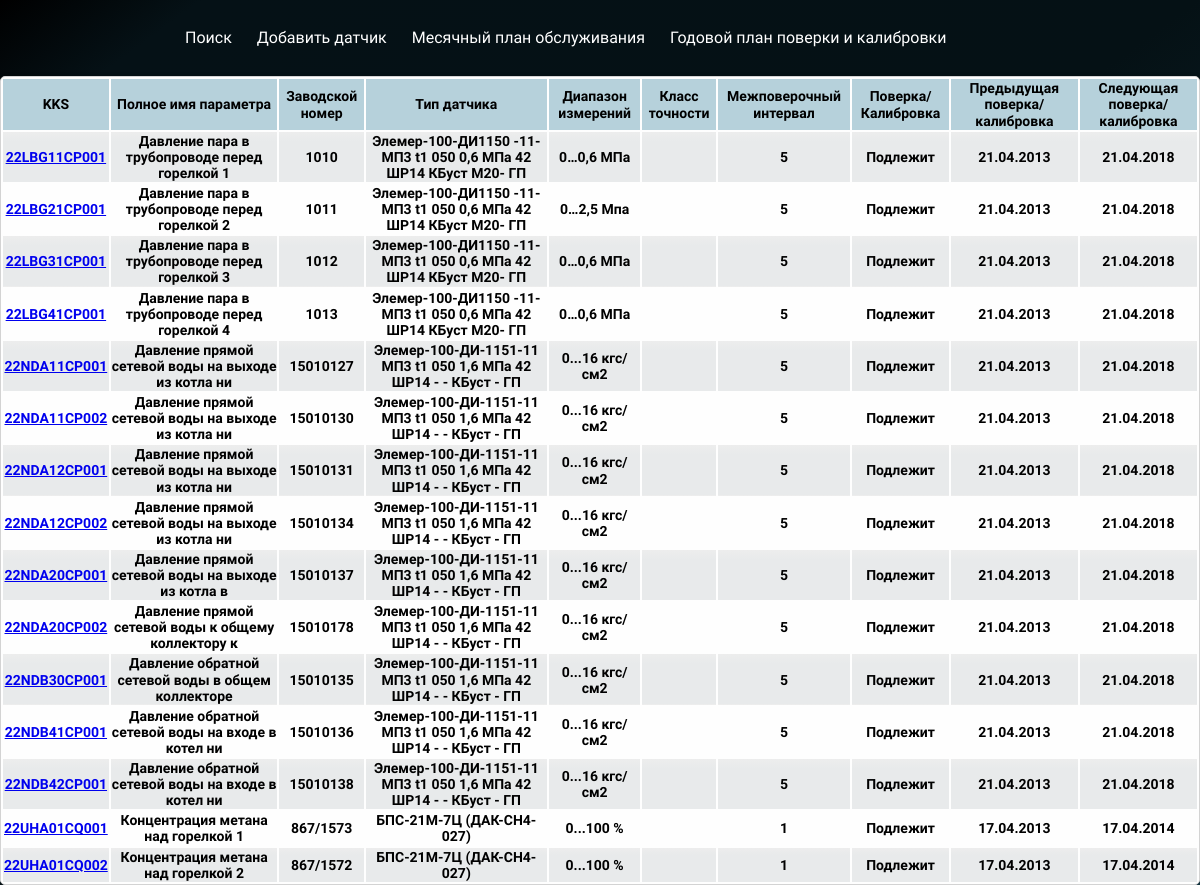
The page /pages/calibrationplan.php on the database as committed earlier.
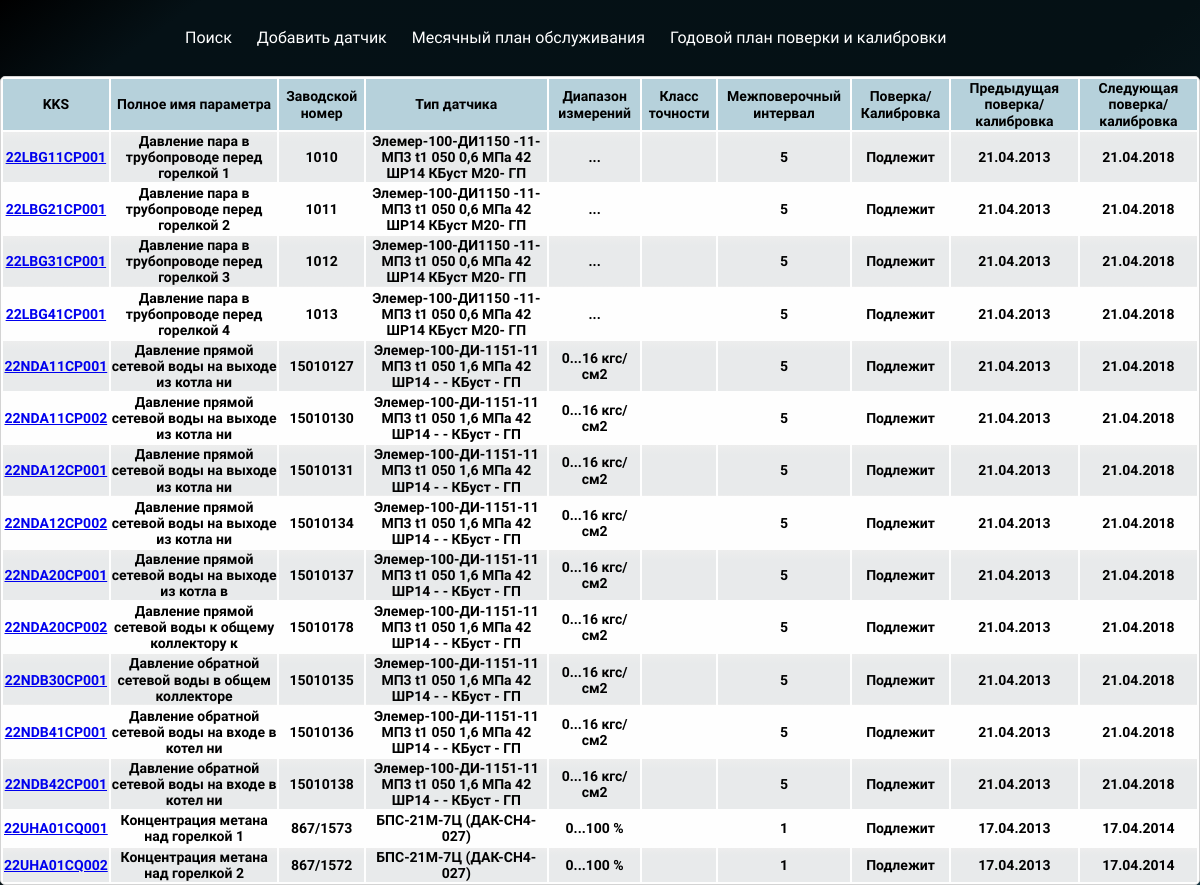
The same page on the database as committed later.
### tables this page shows
CREATE TABLE `detector` (
  `id` int(11) NOT NULL,
  `KKS` varchar(50) DEFAULT 'Параметр не задан' COMMENT 'Код KKS датчика',
  `installation` varchar(50) DEFAULT NULL COMMENT 'Оборудование',
  `Parameter name` varchar(50) DEFAULT NULL COMMENT 'Полное имя параметра',
  `Factory number` varchar(50) DEFAULT 'Параметр не задан' COMMENT 'Зав Номер',
  `Sensor type` varchar(250) DEFAULT 'Параметр не задан' COMMENT 'Тип датчика',
  `PI scheme` varchar(250) DEFAULT 'Параметр не задан' COMMENT 'ПИ-схема',
  `External wiring diagram` varchar(250) DEFAULT 'Параметр не задан' COMMENT 'Схема подключения внешних проводок',
  `layout plan` varchar(250) DEFAULT 'Параметр не задан' COMMENT 'План расположения',
  `Installation drawing` varchar(250) DEFAULT 'Параметр не задан' COMMENT 'Установочный чертеж',
  `Commissioning date` varchar(250) DEFAULT 'Параметр не задан' COMMENT 'Дата ввода в эксплуатацию',
  `Previous calibration` varchar(250) DEFAULT 'Параметр не задан' COMMENT 'Предыдущая поверка',
  `Verification Protocol Number` varchar(250) DEFAULT 'Параметр не задан' COMMENT 'Номер протокола поверки',
  ` Next verification` varchar(250) DEFAULT 'Параметр не задан' COMMENT 'Следующая поверка',
  `Unit parameter` varchar(50) DEFAULT 'Параметр не задан' COMMENT 'Ед парам',
  `Beginning of range` varchar(50) DEFAULT 'Параметр не задан' COMMENT 'Нач диап',
  `End of range` varchar(50) DEFAULT 'Параметр не задан' COMMENT 'Кон диап',
  `Intertesting interval` varchar(50) DEFAULT 'Параметр не задан' COMMENT 'Межповерочный интервал',
  `Measured parameter` varchar(50) DEFAULT 'Параметр не задан' COMMENT 'Измеряемый параметр',
  `Date of the last calibration check` varchar(50) DEFAULT 'Параметр не задан' COMMENT 'Дата последней поверки, калибровки',
  `Verification/Calibration` varchar(50) DEFAULT 'Параметр не задан' COMMENT 'Поверка/Калибровка',
  `Measuring range` varchar(50) DEFAULT 'Параметр не задан' COMMENT 'Диапазон измерений'
);

### pages/calibrationplan.php (the view, shortened to what this page needs)
<!DOCTYPE html>
<html lang="ru">
<head>
    <link rel="stylesheet" href="../css/normalize.css">
	<link rel="stylesheet" href="../css/calibrationplan.css">
</head>
<body>
    <header class = "header" id = "header">
		<div class="wrap-header">
			<nav class = "navigation">
			<ul class="menu">
				<li><a href="search.php">Поиск</a></li>
				<li><a href="addsensor.php">Добавить датчик</a></li>
				<li><a href="serviceplan.php">Месячный план обслуживания</a></li>
				<li><a href="calibrationplan.php">Годовой план поверки и калибровки</a></li>
  			</ul>
			</nav>
			<div class = "notifications">
				<div class = "icon-notifications" tabindex = "0"></div>
			</div>
		</div>
    </header>
    <?php require_once "../php/connection.php"; ?>
    <?php $count = mysqli_query($connection, "SELECT * FROM `detector` ");?>
    <table class = "info">
        <tr class = "first-str">
				<th>KKS</th>
                 <th>Полное имя параметра</th>
                 <th>Заводской номер</th>
                 <th>Тип датчика</th>
                 <th>Диапазон измерений</th>
                 <th>Класс точности</th>
				 <th>Межповерочный интервал</th>
				 <th>Поверка/Калибровка</th>
                 <th>Предыдущая поверка/калибровка</th>
				 <th>Следующая  поверка/калибровка</th>
        </tr>
        <?php
			while ($name =  mysqli_fetch_assoc($count)) {
            if ($name['Verification/Calibration'] == 'Подлежит'){
                echo  '<tr>';
                echo  '<th>' . '<a href = "' . 'cardsensor.php?id=' . $name['id'] .  '">' . $name['KKS'] . '</a>' .'</th>';
                echo  '<th>' . $name['Parameter name']  .'</th>';
                echo  '<th>' . $name['Factory number']  .'</th>';
                echo  '<th>' . $name['Sensor type']  .'</th>';
                echo  '<th>' . $name['Measuring range']  .'</th>';
                echo  '<th>' . $name['Accuracy class']  .'</th>';
                echo  '<th>' . $name['Intertesting interval']  .'</th>';
                echo  '<th>' . $name['Verification/Calibration']  .'</th>';
                echo  '<th>' . $name['Previous calibration']  .'</th>';
                if ($name['Verification/Calibration'] == 'Подлежит'){
                    if ( strlen($name['Previous calibration']) > 0 ){
                        $year = substr($name['Previous calibration'],strlen($name['Previous calibration'])-1);
                        $new_year = $year + $name['Intertesting interval'];
                        $next_year = substr($name['Previous calibration'],0,strlen($name['Previous calibration'])-1) . $new_year;
                        echo  '<th>' . $next_year .'</th>';
                    }
                }
            }
			echo '</tr>';
			}
		?>
    </table>
</body>
</html>

Rows that differ between the two databases and show on the page:
changed detector "22LBG11CP001": Measuring range "0…0,6 МПа" → "..."
changed detector "22LBG21CP001": Measuring range "0…2,5 Мпа" → "..."
changed detector "22LBG31CP001": Measuring range "0…0,6 МПа" → "..."
changed detector "22LBG41CP001": Measuring range "0…0,6 МПа" → "..."
